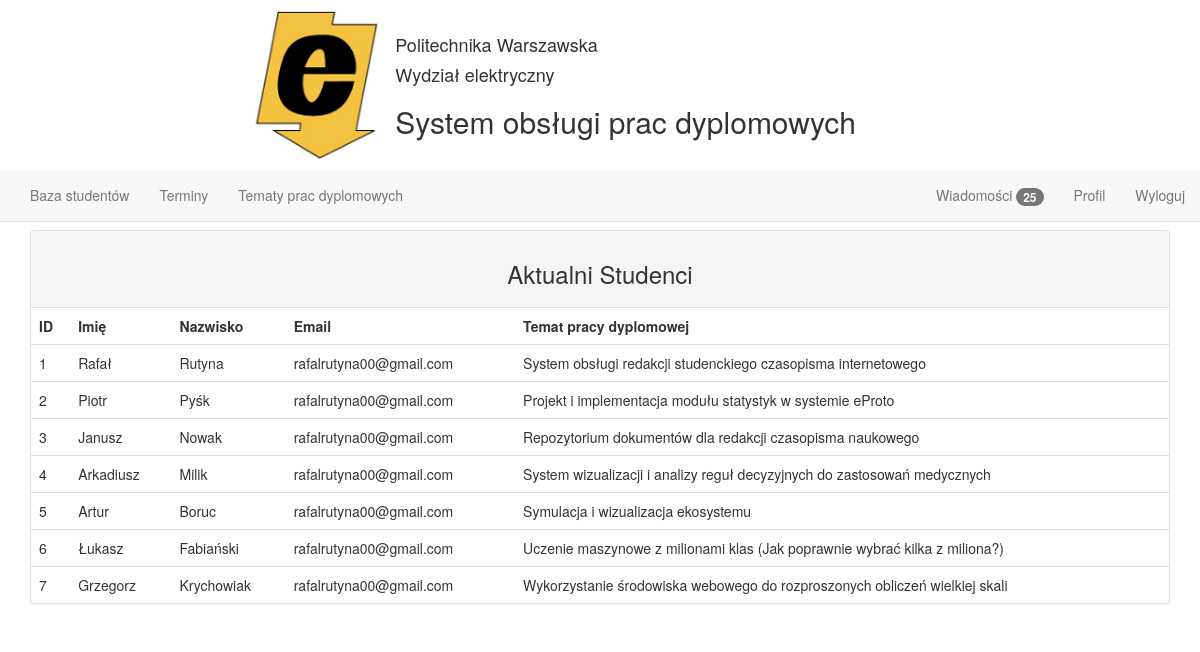
The page /database (signed in) on the database its author committed.
### tables this page shows
CREATE TABLE student(
  id_studenta INTEGER PRIMARY KEY AUTOINCREMENT,
  id_temat INTEGER,
  email TEXT NOT NULL,
  nazwisko TEXT NOT NULL,
  imie TEXT NOT NULL,
  haslo TEXT NOT NULL,
  FOREIGN KEY (id_temat) REFERENCES temat_pracy(id_tematu)
);

CREATE TABLE temat_pracy(
  id_tematu INTEGER PRIMARY KEY AUTOINCREMENT,
  id_wykladowca INTEGER,
  temat TEXT NOT NULL,
  czy_zajety INTEGER,
  FOREIGN KEY (id_wykladowca) REFERENCES wykladowca(id_wykladowcy)
);

### main.py (the view)
@app.route('/database', methods=['GET'])
def database():
    cur = g.db.execute('SELECT student.id_studenta, student.imie, student.nazwisko, student.email, temat_pracy.temat'
                       ' FROM student INNER JOIN temat_pracy '
                       'ON student.id_studenta = temat_pracy.id_tematu;')
    users = [dict(id=row[0], name=row[1], surname=row[2], email=row[3], subject=row[4]) for row in cur.fetchall()]
    return render_template('lecturer_control.html', students=users)

### main.py (called while the page is built)
@app.context_processor
def message_count_lecturer():
    cur = g.db.execute('SELECT count(*) FROM wiadomosc WHERE czy_przeczytane = 0 AND id_wykladowca = ?',
                       [session['id']])
    return dict(count=cur.fetchall()[0])

@app.context_processor
def message_count_student():
    cur = g.db.execute('SELECT count(*) FROM wiadomosc WHERE czy_przeczytane = 0 AND id_student = ?', [session['id']])
    return dict(count_student=cur.fetchall()[0])

def connect_db():
    return sqlite3.connect(app.config['DATABASE'])

@app.before_request
def before_request():
    g.db = connect_db()

@app.teardown_request
def teardown_request(exception):
    db = getattr(g, 'db', None)
    if db is not None:
        db.close()

### templates/lecturer_control.html
{% extends "lecturer_layout.html" %} {% block main %}
    <div class="panel panel-default">
        <div class="panel-heading text-center"><h3>Aktualni Studenci</h3></div>
        <table class="table">
            <thead>
            <tr>
                <td>ID</td>
                <td>Imię</td>
                <td>Nazwisko</td>
                <td>Email</td>
                <td>Temat pracy dyplomowej</td>
            </tr>
            </thead>
            <tbody>
            {% for student in students %}
                <tr>
                    <td>{{ student.id }}</td>
                    <td>{{ student.name }}</td>
                    <td>{{ student.surname }}</td>
                    <td>{{ student.email }}</td>
                    <td>{{ student.subject }}</td>
                </tr>
            {% endfor %}
            </tbody>
        </table>
    </div>
{% endblock %}

### templates/lecturer_layout.html (shortened to what this page needs)
{% extends "main_layout.html" %} {% block body %}
    <nav class="navbar navbar-default navbar-fixed-top top-margin-170">
        <div class="container-fluid">
            <div class="collapse navbar-collapse" id="navbar-lecturer">
                <ul class="nav navbar-nav">
                    <li><a href="{{ url_for('database') }}">Baza studentów</a></li>
                    <li><a href="{{ url_for('terms') }}">Terminy</a></li>
                    <li><a href="{{ url_for('subjects') }}">Tematy prac dyplomowych</a></li>
                </ul>
                <ul class="nav navbar-nav navbar-right">
                    <li><a href="{{ url_for('message_lecturer') }}">Wiadomości <span class="badge">{{ count[0] }}</span></a></li>
                    <li><a href="{{ url_for('profile_lecturer') }}">Profil</a></li>
                    <li><a href="{{ url_for('signout') }}">Wyloguj</a></li>
                </ul>
            </div>
        </div>
    </nav>
    <div class="container-fluid">
        {% block main %}
        {% endblock %}
    </div>
{% endblock %}

### templates/main_layout.html (shortened to what this page needs)
<!DOCTYPE html>
<html lang="en">
<head>
    <link rel=stylesheet type=text/css
          href="{{ url_for('static', filename='bootstrap/css/bootstrap.min.css') }}">
    <link rel=stylesheet type=text/css
          href="{{ url_for('static', filename='style.css') }}">
</head>
<body>
<nav class="navbar-fixed-top">
    <div class="container-fluid header">
        <div class="header-content">
            <img id="logo" src="{{ url_for('static', filename='images/logo.png') }}"/>
            <div class="header-titles">
                <h4>Politechnika Warszawska</h4>
                <h4>Wydział elektryczny</h4>
                <h2>System obsługi prac dyplomowych</h2>
            </div>
        </div>
    </div>
</nav>
<div class="container-fluid">
    {% block body %}{% endblock %}
</div>
</body>
</html>

### static/style.css (style rules this page uses)
body { padding-top: 230px; }
.header { border-bottom: 1px solid #ddd; background: #fff; }
.header-content { width: 700px; margin: auto; }
.header-content #logo { margin: 10px 0; height: 150px; }
.header-content .header-titles { padding: 15px; height: 150px; margin: 10px 0; float: left; }
#logo { margin: 10px; float: left; }
.top-margin-170 { margin-top: 170px; }
.table thead tr { font-weight: bold; }

### rows shown on the page
student: id "1", name "Rafał", surname "Rutyna", email "rafalrutyna00@gmail.com", subject "System obsługi redakcji studenckiego czasopisma internetowego"
student: id "2", name "Piotr", surname "Pyśk", email "rafalrutyna00@gmail.com", subject "Projekt i implementacja modułu statystyk w systemie eProto"
student: id "3", name "Janusz", surname "Nowak", email "rafalrutyna00@gmail.com", subject "Repozytorium dokumentów dla redakcji czasopisma naukowego"
student: id "4", name "Arkadiusz", surname "Milik", email "rafalrutyna00@gmail.com", subject "System wizualizacji i analizy reguł decyzyjnych do zastosowań medycznych"
student: id "5", name "Artur", surname "Boruc", email "rafalrutyna00@gmail.com", subject "Symulacja i wizualizacja ekosystemu"
student: id "6", name "Łukasz", surname "Fabiański", email "rafalrutyna00@gmail.com", subject "Uczenie maszynowe z milionami klas (Jak poprawnie wybrać kilka z miliona?)"
student: id "7", name "Grzegorz", surname "Krychowiak", email "rafalrutyna00@gmail.com", subject "Wykorzystanie środowiska webowego do rozproszonych obliczeń wielkiej skali"

### other values the page prints
{{ count[0] }} "25"
